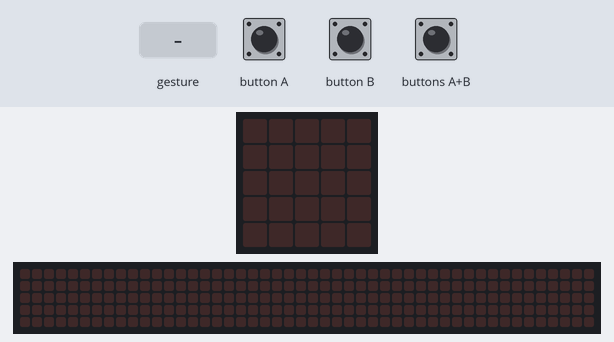
Simulated run of this program. Board: BBC micro:bit (MakeCode). On the bench: the board's 5×5 LED display, a strip that is not on the board, showing the scrolling text unrolled. The inputs (shaded band) are chosen by the test bench. Random numbers come from a fixed seed; a tilt is held for 1.5 s and a shake lasts 1 s, then the board lies face up again; the 48×5 strip is a reading aid, not a part: it shows the text the display is scrolling, unrolled, one strip-width of it at a time.

Above: at 1.2 s.
1.3 s: button A pressed for 0.15 s
At 4.2 s:
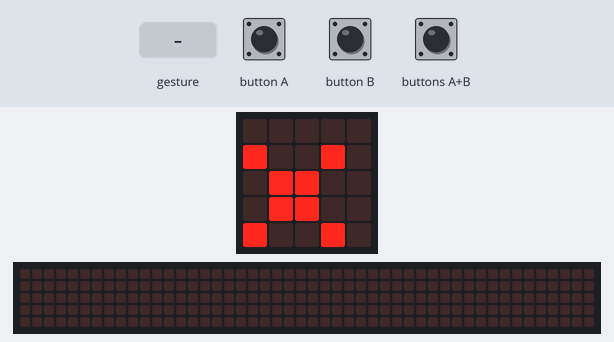
4.3 s: button B pressed for 0.15 s
At 5.4 s:
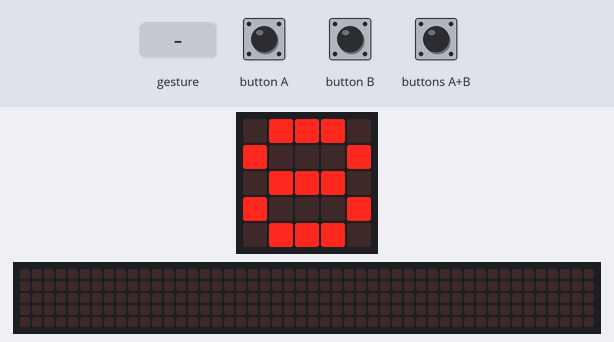
7.4 s: buttons A+B pressed for 0.15 s
10.5 s: gesture 'shake'
At 13.3 s:
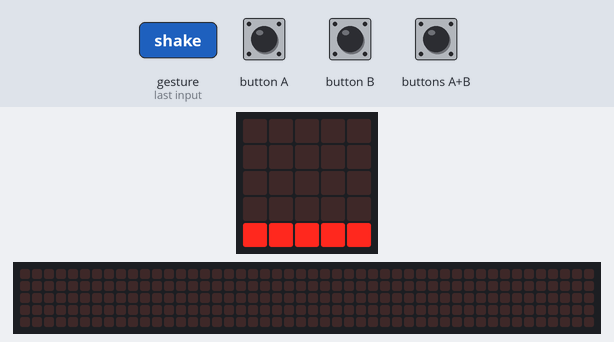
13.5 s: button A pressed for 0.15 s
At 16.67 s:
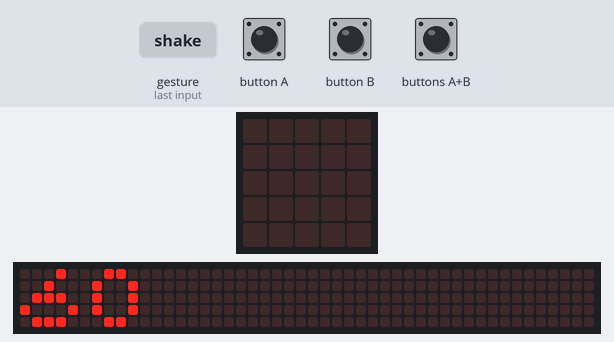

The program:

main.ts
```typescript
let calculo = 0
let calculo2 = 0
input.onButtonPressed(Button.A, function () {
    calculo = randint(0, 100)
    calculo2 = randint(0, 100)
    basic.showNumber(calculo)
    basic.showString("x")
    basic.showNumber(calculo2)
    basic.showString("=")
    basic.showNumber(calculo * calculo2)
    basic.pause(500)
    basic.showString("_")
    basic.pause(500)
})
input.onGesture(Gesture.Shake, function () {
    calculo = randint(0, 100)
    calculo2 = randint(0, 100)
    basic.showNumber(calculo)
    basic.showString("-")
    basic.showNumber(calculo2)
    basic.showString("=")
    basic.showNumber(calculo - calculo2)
    basic.pause(500)
    basic.showString("_")
    basic.pause(500)
})
input.onButtonPressed(Button.AB, function () {
    calculo = randint(0, 100)
    calculo2 = randint(0, 100)
    basic.showNumber(calculo)
    basic.showString("+")
    basic.showNumber(calculo2)
    basic.showString("=")
    basic.showNumber(calculo + calculo2)
    basic.pause(500)
    basic.showString("_")
    basic.pause(500)
})
input.onButtonPressed(Button.B, function () {
    calculo = randint(0, 100)
    calculo2 = randint(0, 100)
    basic.showNumber(calculo)
    basic.showString("\\")
    basic.showNumber(calculo2)
    basic.showString("=")
    basic.showNumber(calculo + calculo2)
    basic.pause(500)
    basic.showString("_")
    basic.pause(500)
})
```

test.ts
```typescript
// aquí va el archivo "tests"; esto no se compilará cuando este paquete se utilice como una extensión.
```

Measured:
- after the input at 1.3 s, the display: first changes after 0.15 s (image 1 shows a later state)
- what the display in image 2 shows lasts 0.8 s, from 4.9 s to 5.7 s
- what the display in image 4 shows lasts 0.4 s, from 16.5 s to 16.9 s
